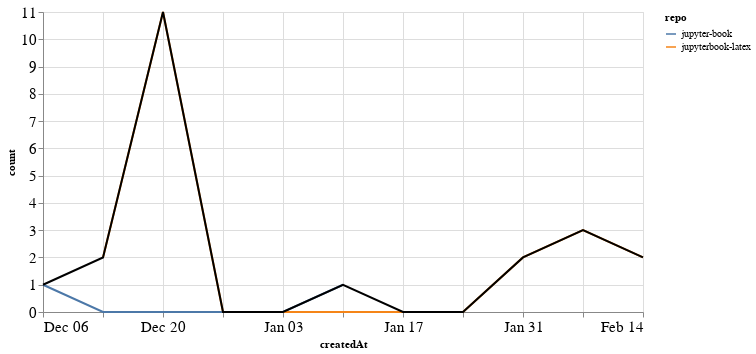

The code cell stored with this chart in its notebook:
### Markdown cell above
### PRs

### Code cell
prs_time = prs.groupby('repo').resample('W', on='createdAt').count()['author'].reset_index()
prs_time = prs_time.rename(columns={'author': 'count'})
prs_time_total = prs_time.groupby('createdAt').agg({"count": "sum"}).reset_index()

ch1 = alt.Chart(prs_time, width=600).mark_line().encode(
    x='createdAt',
    y='count',
    color='repo',
    tooltip="repo"
)

ch2 = alt.Chart(prs_time_total, width=600).mark_line(color="black").encode(
    x='createdAt',
    y='count',
)

ch1 + ch2

### Figure 1 — Vega-Lite specification as saved in the notebook (floating-point values rounded to 4 significant figures)
{"config": {"axisLeft": {"labelFontSize": 15}, "axisBottom": {"labelFontSize": 15}}, "layer": [{"data": {"name": "data-ca8d7c24a073fd57a7ee84f0326ccfdd"}, "mark": "line", "encoding": {"color": {"type": "nominal", "field": "repo"}, "tooltip": {"type": "nominal", "field": "repo"}, "x": {"type": "temporal", "field": "createdAt"}, "y": {"type": "quantitative", "field": "count"}}, "width": 600}, {"data": {"name": "data-2f3eafcc19368df13b32f1fa2b539f02"}, "mark": {"type": "line", "color": "black"}, "encoding": {"x": {"type": "temporal", "field": "createdAt"}, "y": {"type": "quantitative", "field": "count"}}, "width": 600}], "$schema": "https://vega.github.io/schema/vega-lite/v4.8.1.json", "datasets": {"data-ca8d7c24a073fd57a7ee84f0326ccfdd": [{"repo": "jupyter-book", "createdAt": "2020-12-06T00:00:00", "count": 1}, {"repo": "jupyter-book", "createdAt": "2020-12-13T00:00:00", "count": 0}, {"repo": "jupyter-book", "createdAt": "2020-12-20T00:00:00", "count": 0}, {"repo": "jupyter-book", "createdAt": "2020-12-27T00:00:00", "count": 0}, {"repo": "jupyter-book", "createdAt": "2021-01-03T00:00:00", "count": 0}, {"repo": "jupyter-book", "createdAt": "2021-01-10T00:00:00", "count": 1}, {"repo": "jupyterbook-latex", "createdAt": "2020-12-13T00:00:00", "count": 2}, {"repo": "jupyterbook-latex", "createdAt": "2020-12-20T00:00:00", "count": 11}, {"repo": "jupyterbook-latex", "createdAt": "2020-12-27T00:00:00", "count": 0}, {"repo": "jupyterbook-latex", "createdAt": "2021-01-03T00:00:00", "count": 0}, {"repo": "jupyterbook-latex", "createdAt": "2021-01-10T00:00:00", "count": 0}, {"repo": "jupyterbook-latex", "createdAt": "2021-01-17T00:00:00", "count": 0}, {"repo": "jupyterbook-latex", "createdAt": "2021-01-24T00:00:00", "count": 0}, {"repo": "jupyterbook-latex", "createdAt": "2021-01-31T00:00:00", "count": 2}, {"repo": "jupyterbook-latex", "createdAt": "2021-02-07T00:00:00", "count": 3}, {"repo": "jupyterbook-latex", "createdAt": "2021-02-14T00:00:00", "count": 2}], "data-2f3eafcc19368df13b32f1fa2b539f02": [{"createdAt": "2020-12-06T00:00:00", "count": 1}, {"createdAt": "2020-12-13T00:00:00", "count": 2}, {"createdAt": "2020-12-20T00:00:00", "count": 11}, {"createdAt": "2020-12-27T00:00:00", "count": 0}, {"createdAt": "2021-01-03T00:00:00", "count": 0}, {"createdAt": "2021-01-10T00:00:00", "count": 1}, {"createdAt": "2021-01-17T00:00:00", "count": 0}, {"createdAt": "2021-01-24T00:00:00", "count": 0}, {"createdAt": "2021-01-31T00:00:00", "count": 2}, {"createdAt": "2021-02-07T00:00:00", "count": 3}, {"createdAt": "2021-02-14T00:00:00", "count": 2}]}}
